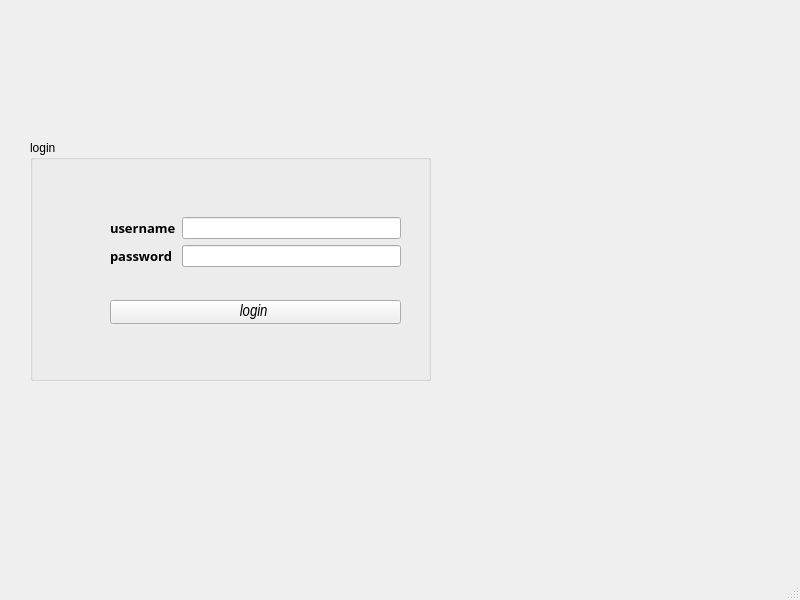
<?xml version="1.0" encoding="UTF-8"?>
<ui version="4.0">
 <class>MainWindow</class>
 <widget class="QMainWindow" name="MainWindow">
  <property name="geometry">
   <rect>
    <x>0</x>
    <y>0</y>
    <width>800</width>
    <height>600</height>
   </rect>
  </property>
  <property name="windowTitle">
   <string>MainWindow</string>
  </property>
  <widget class="QWidget" name="centralwidget">
   <widget class="QGroupBox" name="groupBox">
    <property name="geometry">
     <rect>
      <x>30</x>
      <y>140</y>
      <width>401</width>
      <height>241</height>
     </rect>
    </property>
    <property name="title">
     <string>login </string>
    </property>
    <widget class="QWidget" name="layoutWidget">
     <property name="geometry">
      <rect>
       <x>80</x>
       <y>50</y>
       <width>291</width>
       <height>161</height>
      </rect>
     </property>
     <layout class="QVBoxLayout" name="verticalLayout_3">
      <item>
       <layout class="QHBoxLayout" name="horizontalLayout">
        <item>
         <layout class="QVBoxLayout" name="verticalLayout">
          <item>
           <widget class="QLabel" name="label">
            <property name="font">
             <font>
              <family>Arial Black</family>
              <pointsize>10</pointsize>
              <weight>75</weight>
              <bold>true</bold>
             </font>
            </property>
            <property name="text">
             <string>username</string>
            </property>
           </widget>
          </item>
          <item>
           <widget class="QLabel" name="label_2">
            <property name="font">
             <font>
              <family>Arial Black</family>
              <pointsize>10</pointsize>
              <weight>75</weight>
              <bold>true</bold>
             </font>
            </property>
            <property name="text">
             <string>password</string>
            </property>
           </widget>
          </item>
         </layout>
        </item>
        <item>
         <layout class="QVBoxLayout" name="verticalLayout_2">
          <item>
           <widget class="QLineEdit" name="lineEdit"/>
          </item>
          <item>
           <widget class="QLineEdit" name="lineEdit_2"/>
          </item>
         </layout>
        </item>
       </layout>
      </item>
      <item>
       <widget class="QPushButton" name="pushButton">
        <property name="font">
         <font>
          <family>Arial Narrow</family>
          <pointsize>12</pointsize>
          <weight>50</weight>
          <italic>true</italic>
          <bold>false</bold>
         </font>
        </property>
        <property name="text">
         <string>login </string>
        </property>
       </widget>
      </item>
     </layout>
    </widget>
   </widget>
   <widget class="QLabel" name="label_pic">
    <property name="geometry">
     <rect>
      <x>6</x>
      <y>10</y>
      <width>800</width>
      <height>600</height>
     </rect>
    </property>
    <property name="text">
     <string/>
    </property>
   </widget>
   <zorder>label_pic</zorder>
   <zorder>groupBox</zorder>
  </widget>
  <widget class="QMenuBar" name="menubar">
   <property name="geometry">
    <rect>
     <x>0</x>
     <y>0</y>
     <width>800</width>
     <height>21</height>
    </rect>
   </property>
  </widget>
  <widget class="QStatusBar" name="statusbar"/>
 </widget>
 <resources/>
 <connections/>
</ui>
